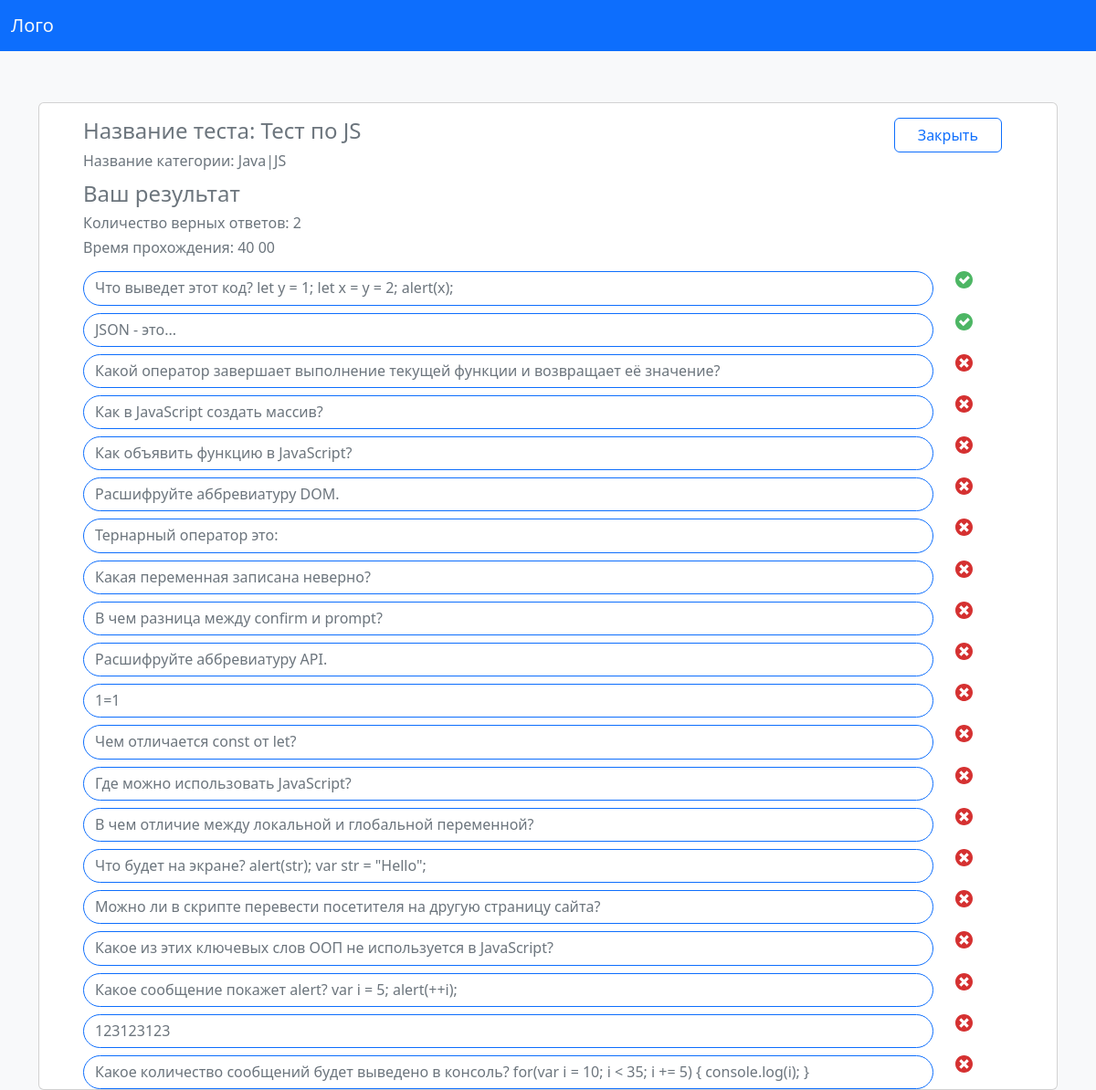
The app's page /resultUser/159 with its own data.
### WebTest/models.py (models this page shows, shortened)
class List_test(models.Model):
    name = models.CharField(max_length=35,verbose_name="Название теста")
    category =  models.ForeignKey(Category,on_delete=models.CASCADE,verbose_name="Категория теста")
    time_start = models.DateTimeField(verbose_name="Время начало теста")
    time_end = models.DateTimeField(verbose_name="Время окончания теста")
    count_answer = models.IntegerField(verbose_name="Кол-во вопросов в тесте")
    class Meta:
        verbose_name="Тест"
        verbose_name_plural="Тесты"

class Category(models.Model):
    name = models.CharField(max_length=35,verbose_name="Название категории",)
    class Meta:
        verbose_name="Категории"
        verbose_name_plural="Категории"

class Result(models.Model):
    answers = models.CharField(max_length=5000000,verbose_name="Ответы на тест")
    user_id =models.ForeignKey(User,on_delete=models.CASCADE,verbose_name="Имя пользователя")
    list_test_id = models.ForeignKey(List_test,on_delete=models.CASCADE,verbose_name="Название теста")
    status= models.CharField(max_length=20,verbose_name="Статус теста")
    time= models.CharField(max_length=20,verbose_name="Время прохождения теста")
    class Meta:
        verbose_name="Результат"
        verbose_name_plural="Результаты"

class Question(models.Model):
    ltest_id = models.ForeignKey(List_test,on_delete=models.CASCADE,verbose_name="Название теста")
    question =  models.TextField(max_length=1500,verbose_name="Вопрос")
    answer1 =  models.TextField(max_length=1500,verbose_name="Ответ 1")
    answer2 =  models.TextField(max_length=1500,verbose_name="Ответ 2")
    answer3 =  models.TextField(max_length=1500,verbose_name="Ответ 3")
    answer4 =  models.TextField(max_length=1500,verbose_name="Ответ 4")
    trueAnswer=  models.CharField(max_length=20,verbose_name="Номер правильного ответа")
    class Meta:
        verbose_name="Вопрос"
        verbose_name_plural="Вопросы"

### WebTest/views.py (the view)
# urls.py: path('resultUser/<int:idResult>',ResultUser,name='resultUser'),
def ResultUser(request, idResult):
    result = Result.objects.get(id=idResult)
    question = Question.objects.filter(ltest_id=result.list_test_id)
    test = List_test.objects.get(id=result.list_test_id.id)
    category = Category.objects.get(id=test.category.id)
    st = result.answers
    d = dict()
    s1 = json.dumps(st)
    d = json.loads(s1)
    d = json.loads(d)
    c = list()
    i = 0
    rightcountanswer = 0
    for key, value in d.items():
        questions = Question.objects.get(id=key, ltest_id=result.list_test_id)
        st_answer = ""
        if ("1" in questions.trueAnswer):
            st_answer = questions.answer1
        if ("2" in questions.trueAnswer):
            st_answer = questions.answer2
        if ("3" in questions.trueAnswer):
            st_answer = questions.answer3
        if ("4" in questions.trueAnswer):
            st_answer = questions.answer4
        if (value == st_answer):
            rightcountanswer += 1
        resultForView = ResultfForView(
            questions.question, key, value, st_answer)
        i += 1
        c.append(resultForView)
    data = {'result': result, 'question': question,
            'test': test, 'category': category,
            'resultForView': c, 'countright': rightcountanswer}
    return render(request, "ResultUser.html", data)

### WebTest/templates/ResultUser.html (shortened to what this page needs)
<html>
<head>
    {% load static %}
    <link rel="stylesheet" href={% static "bootstrap-5.3.0-alpha1-dist/css/bootstrap.css" %}>
</head>
<nav class="navbar navbar-expand-lg navbar-light bg-primary">
    <div class="container-fluid">
        <a class="navbar-brand text-light " href="{% url 'main' %}">Лого</a>
    </div>
</nav>
<body class="bg-light">
    <div class="container justify-content-center pt-5 mt-2 text-secondary">
        <div class="container pt-2 card ">
            <div class="row pt-2 mx-4">
                <div class="col-12 col-sm-6 ">
                    <h4>Название теста: {{test.name}}</h4>
                </div>
                <div class="col-12 col-sm-6 ">
                    <div class="container">
                        <a class="btn btn-outline-primary w-25 float-lg-end " type="button" href="{% url 'main' %}"> Закрыть
                        </a>
                    </div>
                </div>
            </div>
            <div class="row  mx-4">
                <div class="col-12">
                    <h6>Название категории: {{category.name}}</h6>
                </div>
            </div>
            <div class="row  mx-4">
                <div class="col-12 pt-1">
                    <h4>Ваш результат</h4>
                </div>
            </div>
            <div class="row  mx-4">
                <div class="col-12">
                    <h6>Количество верных ответов: {{countright}}</h6>
                </div>
            </div>
            <div class="row  mx-4">
                <div class="col-12">
                    <h6>Время прохождения: {{result.time}}</h6>
                </div>
            </div>
            {% for test in resultForView %}
            {% if test.answerResult == test.answerRight %}
            <div class="row  mx-4">
                <div class="col-11 pt-2 col-md-11 col-sm-11">
                    <div class="container border border-primary rounded-pill ">
                        <h6 class="pt-2"> {{test.question}}</h6>
                    </div>
                </div>
                <div class="col-1 col-md-1 pt-2 col-sm-1">
                </div>
            </div>
            {% endif %}
            {% if test.answerResult != test.answerRight %}
            <div class="row  mx-4">
                <div class="col-11 pt-2 col-md-11 col-sm-11">
                    <div class="container border border-primary rounded-pill ">
                        <h6 class="pt-2"> {{test.question}}</h6>
                    </div>
                </div>
                <div class="col-1 col-md-1 pt-2 col-sm-1 ">
                </div>
            </div>
            {% endif %}
            {% endfor %}
        </div>
    </div>
</body>
</html>

### records on screen
List_test: name "Тест по JS"
Category: name "Java|JS"
Result: time "40 00"
Question: question "Что выведет этот код? let y = 1; let x = y = 2; alert(x);"
Question: question "JSON - это..."
Question: question "Какой оператор завершает выполнение текущей функции и возвращает её значение?"
Question: question "Как в JavaScript создать массив?"
Question: question "Как объявить функцию в JavaScript?"
Question: question "Расшифруйте аббревиатуру DOM."
Question: question "Тернарный оператор это:"
Question: question "Какая переменная записана неверно?"
Question: question "В чем разница между confirm и prompt?"
Question: question "Расшифруйте аббревиатуру API."
Question: question "1=1"
Question: question "Чем отличается const от let?"
Question: question "Где можно использовать JavaScript?"
Question: question "В чем отличие между локальной и глобальной переменной?"
Question: question "Что будет на экране? alert(str); var str = \"Hello\";"
Question: question "Можно ли в скрипте перевести посетителя на другую страницу сайта?"
Question: question "Какое из этих ключевых слов ООП не используется в JavaScript?"
Question: question "Какое сообщение покажет alert? var i = 5; alert(++i);"
Question: question "123123123"
Question: question "Какое количество сообщений будет выведено в консоль? for(var i = 10; i < 35; i += 5) { console.log(i); }"

### other values on screen
{{ countright }} "2"
